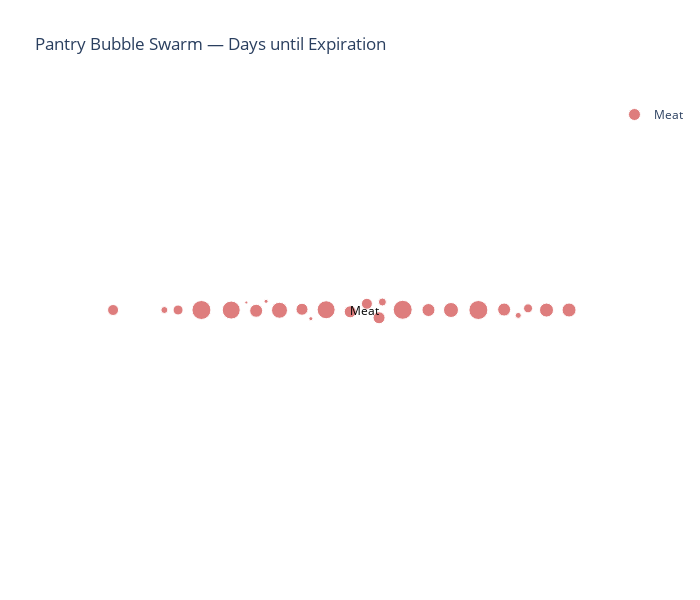

The code cell stored with this chart in its notebook:
### Code cell
import numpy as np
import random
import math
import plotly.graph_objects as go
from datetime import datetime, timedelta
import pandas as pd

# --- Node class ---
class Node:
    def __init__(self, x, y, r, category, label):
        self.x = x
        self.y = y
        self.vx = 0
        self.vy = 0
        self.r = r
        self.category = category
        self.label = label

def jiggle():
    return (random.random() - 0.5) * 1e-6

def force_collide(nodes, iterations=1, strength=1.0):
    n = len(nodes)
    for _ in range(iterations):
        for i in range(n):
            a = nodes[i]
            for j in range(i + 1, n):
                b = nodes[j]
                dx = (a.x + a.vx) - (b.x + b.vx)
                dy = (a.y + a.vy) - (b.y + b.vy)
                if dx == 0 and dy == 0:
                    dx = jiggle()
                    dy = jiggle()
                dist2 = dx * dx + dy * dy
                r = a.r + b.r
                if dist2 < r * r:
                    dist = math.sqrt(dist2)
                    if dist == 0:
                        dist = r - 1e-6
                    overlap = (r - dist) / dist * strength
                    dx *= overlap
                    dy *= overlap
                    w_a = b.r * b.r / (a.r * a.r + b.r * b.r)
                    w_b = 1 - w_a
                    a.vx += dx * w_a
                    a.vy += dy * w_a
                    b.vx -= dx * w_b
                    b.vy -= dy * w_b

    for node in nodes:
        node.x += node.vx
        node.y += node.vy
        node.vx *= 0.8
        node.vy *= 0.8

# --- Generate random pantry ---
def generate_random_pantry(products_df):
    meats = products_df[products_df['category'].str.contains("Meat, Seafood & Plant-Based", case=False, na=False)].sample(25, replace=True)
   # veggies = products_df[products_df['category'].str.contains("Fresh Fruits & Veggies", case=False, na=False)].sample(25, replace=True)
    
    meats['category'] = "Meat"
    #veggies['category'] = "Veggies"
    
    pantry = pd.concat([meats]).copy()
    pantry['quantity'] = np.random.randint(1, 20, len(pantry))
    days_offset = np.random.randint(-3, 10, len(pantry))
    pantry['expiration_date'] = pd.Timestamp.now() + pd.to_timedelta(days_offset, unit='d')
    #print(pantry['expiration_date'])
    pantry['days_to_expire'] = (pantry['expiration_date'] - pd.Timestamp.now()).dt.total_seconds() / 86400.0
    print(pantry[['expiration_date','days_to_expire']])

    return pantry.reset_index(drop=True)

# Load your CSV
products_df = pd.read_csv(r"C:\Users\broth\Documents\GitHub\team-no-food-waste-for-you\streamlit_app\pages\trader_joes_products.csv")
pantry_df = generate_random_pantry(products_df)

# --- Set up category bands for Y axis ---
categories = pantry_df['category'].unique()
category_spacing = 1.5
targets = {cat: (0.5, 0.1 + i*category_spacing) for i, cat in enumerate(categories)}

# --- Create nodes ---
nodes = []
for _, row in pantry_df.iterrows():
    nodes.append(Node(
        x=row['days_to_expire'],
        y=targets[row['category']][1] + np.random.uniform(-0.1, 0.1),  # jitter
        r=row['quantity'] / 5,
        category=row['category'],
        label=row.get('product_name', '')
    ))
    nodes[-1].days_to_expire = row['days_to_expire']

# --- Run simulation ---
for step in range(300):
    for node in nodes:
        cx, cy = targets[node.category]
        node.vx += (node.x - node.x) * 0.01  # horizontal anchor (could also pull toward original X)
        node.vy += (cy - node.y) * 0.05     # vertical gravity toward category band
        
    force_collide(nodes, iterations=5, strength=0.8)

# --- Plot with Plotly ---
marker_scale = 5
colors = np.linspace(0, 1, len(categories))
color_map = {cat: f"hsl({int(360 * c)}, 60%, 55%)" for cat, c in zip(categories, colors)}

fig = go.Figure()
for cat in categories:
    x = [n.x for n in nodes if n.category == cat]
    y = [n.y for n in nodes if n.category == cat]
    r = [n.r * marker_scale for n in nodes if n.category == cat]
    fig.add_trace(go.Scatter(
        x=x,
        y=y,
        mode="markers",
        marker=dict(
            size=r,
            color=color_map[cat],
            opacity=0.7,
            line=dict(width=1, color="white"),
            sizemode="diameter"
        ),
        name=cat,
        #hovertemplate="<b>%{text}</b><br>Days until Expiration: %{x:.1f}<br>Qty: %{customdata}<extra></extra>",
        text=[n.label for n in nodes if n.category == cat],
        customdata=[n.days_to_expire for n in nodes if n.category == cat],
        hovertemplate="<b>%{text}</b><br>Days until Expiration: %{customdata:.1f}<br>Qty: %{marker.size}<extra></extra>"

    ))

# --- Add category labels ---
for cat in categories:
    fig.add_annotation(
        x=0,
        y=targets[cat][1],
        text=cat,
        showarrow=False,
        xanchor="left",
        yanchor="middle",
        font=dict(size=12, color="black")
    )

# --- Layout ---
fig.update_layout(
    title="Pantry Bubble Swarm — Days until Expiration",
    xaxis=dict(showgrid=False, zeroline=False, showticklabels=False),
    yaxis=dict(showgrid=False, zeroline=False, showticklabels=False),
    plot_bgcolor="white",
    width=700,
    height=600,
    showlegend=True
)
fig.update_yaxes(scaleanchor="x", scaleratio=1)
fig.show()

### Figure 1 — Plotly figure (JSON) as saved in the notebook; plotly's stock layout.template omitted (floating-point values rounded to 4 significant figures)
{"data": [{"customdata": [2, -2, -1, 2, 1, 4, 5, 7, -1, 8, 6, -1, -1, 9, 9, 2, -3, 3, 8, -3, 1, 6, 9, 4, 0], "hovertemplate": "<b>%{text}</b><br>Days until Expiration: %{customdata:.1f}<br>Qty: %{marker.size}<extra></extra>", "marker": {"color": "hsl(0, 60%, 55%)", "line": {"color": "white", "width": 1}, "opacity": 0.7, "size": [15, 7, 11, 16, 4, 6, 3, 9, 10, 14, 11, 18, 12, 12, 13, 13, 19, 19, 14, 4, 13, 8, 19, 12, 18], "sizemode": "diameter"}, "mode": "markers", "name": "Meat", "text": ["All Natural Fully Cooked Maple Chicken Breakfast Sausage", "Angus Chuck, Brisket & Sirloin Beef Patties", "Organic Grass Fed NY Strip Steak Boneless", "Spicy Jalapeño Chicken Sausage", "Chicken Meatballs", "Sesame Crusted Hardwood Smoked Ahi Tuna", "Ground Beef 80% lean /20% fat", "Beef New York Strip Steak", "Pesto Chicken Breast", "Uncured Turkey Bacon", "Organic Ground Beef 85/15", "Fully Cooked Pork Belly", "Balsamic Rosemary Beef Steak Tips", "Sliced Calabrese Uncrued Salami", "Seasoned Lamb Shoulder Rack", "Sliced Calabrese Uncrued Salami", "Sesame Teriyaki Beef Skirt Steak", "Sliced Applewood Smoked Uncured Ham", "Sun-Dried Tomato & Basil Chicken Tenders", "Organic Free Range Boneless Skinless Chicken Breasts", "Wild Alaskan Sockeye Salmon Fillets", "All Natural Ground Chicken", "Sweet Italian Chicken Sausage", "Sweet Apple Chicken Sausage", "Branzino Fillets European Sea Bass"], "type": "scatter", "x": [25.7, -45.47, -58.21, -16.89, -9.104, 42.4, -25.13, 44.83, -42.07, 49.41, 4.816, -28.88, 7.834, 0.6733, 20.11, 38.89, -36.27, 13.71, 55.01, -20.22, -22.68, 8.665, 32.5, -11.3, -5.302], "y": [0.1004, 0.1, 0.1, 0.03404, -2.05, -1.238, 1.973, 0.51, 0.1, 0.08313, 1.643, 0.08417, -1.827, -0.3494, 0.09538, 0.2133, 0.1002, 0.1542, 0.1003, 2.251, -0.09306, 2.087, 0.09732, 0.2819, 0.1645]}], "layout": {"annotations": [{"font": {"color": "black", "size": 12}, "showarrow": false, "text": "Meat", "x": 0, "xanchor": "left", "y": 0.1, "yanchor": "middle"}], "height": 600, "plot_bgcolor": "white", "showlegend": true, "title": {"text": "Pantry Bubble Swarm — Days until Expiration"}, "width": 700, "xaxis": {"showgrid": false, "showticklabels": false, "zeroline": false}, "yaxis": {"scaleanchor": "x", "scaleratio": 1, "showgrid": false, "showticklabels": false, "zeroline": false}}}
